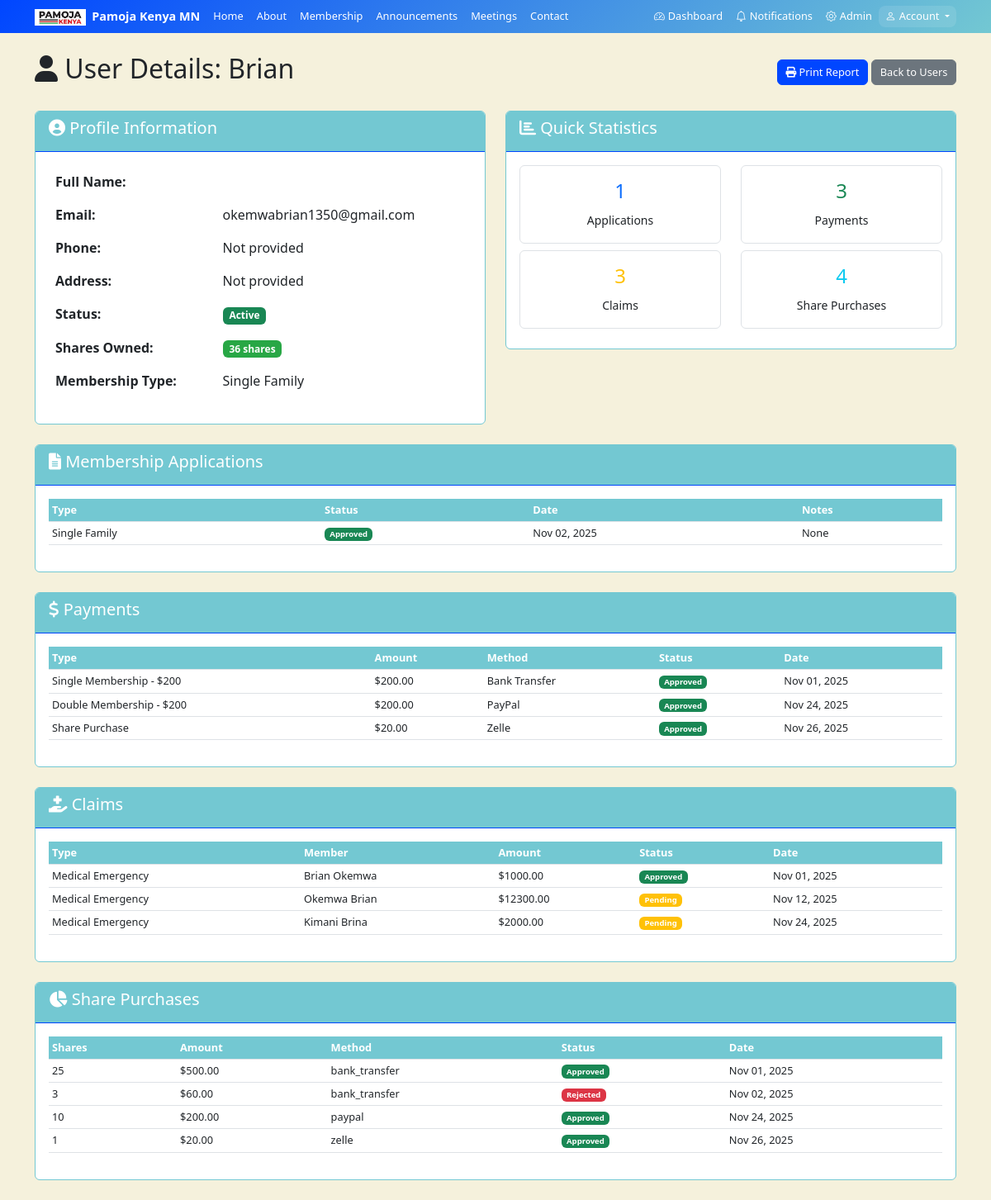
Page /user-details/1/ (signed in) on the earlier database version.
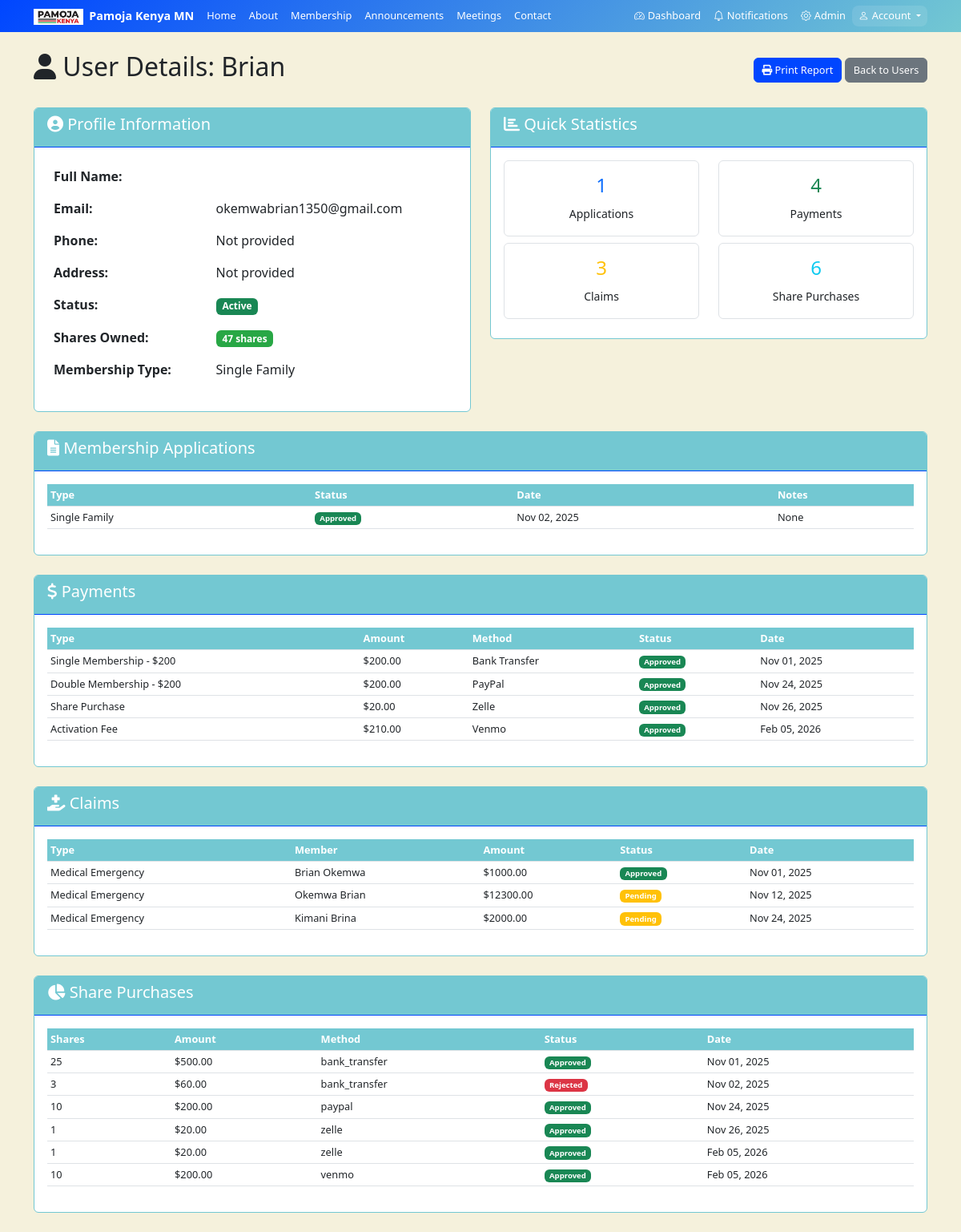
Same page on the later database version.
### main/models.py (models this page shows, shortened)
class UserProfile(models.Model):
    STATUS_CHOICES = [
        ('active', 'Active'),
        ('inactive', 'Inactive'),
        ('registered', 'Registered'),
    ]
    user = models.OneToOneField(User, on_delete=models.CASCADE)
    phone = models.CharField(max_length=20, blank=True)
    address = models.TextField(blank=True)
    city = models.CharField(max_length=100, blank=True)
    state = models.CharField(max_length=100, blank=True)
    zip_code = models.CharField(max_length=20, blank=True)
    emergency_contact_name = models.CharField(max_length=100, blank=True)
    emergency_contact_phone = models.CharField(max_length=20, blank=True)
    shares_owned = models.IntegerField(default=0)
    membership_type = models.CharField(max_length=20, blank=True)
    status = models.CharField(max_length=20, choices=STATUS_CHOICES, default='registered')
    is_deactivated = models.BooleanField(default=False)

class MembershipApplication(models.Model):
    APPLICATION_TYPES = [
        ('single', 'Single Family'),
        ('double', 'Double Family'),
    ]
    STATUS_CHOICES = [
        ('pending', 'Pending'),
        ('approved', 'Approved'),
        ('rejected', 'Rejected'),
    ]
    user = models.ForeignKey(User, on_delete=models.CASCADE)
    application_type = models.CharField(max_length=10, choices=APPLICATION_TYPES)
    first_name = models.CharField(max_length=100)
    middle_name = models.CharField(max_length=100, blank=True)
    last_name = models.CharField(max_length=100)
    email = models.EmailField()
    address = models.TextField()
    phone_main = models.CharField(max_length=20)
    minnesota_id = models.FileField(upload_to='ids/')
    spouse = models.CharField(max_length=100, blank=True)
    spouse_phone = models.CharField(max_length=20, blank=True)
    authorized_rep = models.CharField(max_length=100, blank=True)
    child_1 = models.CharField(max_length=100, blank=True)
    child_2 = models.CharField(max_length=100, blank=True)
    child_3 = models.CharField(max_length=100, blank=True)
    child_4 = models.CharField(max_length=100, blank=True)
    child_5 = models.CharField(max_length=100, blank=True)
    parent_1 = models.CharField(max_length=100, blank=True)
    parent_2 = models.CharField(max_length=100, blank=True)
    sibling_1 = models.CharField(max_length=100, blank=True)
    sibling_2 = models.CharField(max_length=100, blank=True)
    status = models.CharField(max_length=10, choices=STATUS_CHOICES, default='pending')
    admin_notes = models.TextField(blank=True)
    created_at = models.DateTimeField(auto_now_add=True)
    updated_at = models.DateTimeField(auto_now=True)

class Payment(models.Model):
    PAYMENT_TYPES = [
        ('activation_fee', 'Activation Fee'),
        ('membership_single', 'Single Membership - $200'),
        ('membership_double', 'Double Membership - $200'),
        ('shares', 'Share Purchase'),
        ('other', 'Other'),
    ]
    PAYMENT_METHODS = [
        ('paypal', 'PayPal'),
        ('venmo', 'Venmo'),
        ('zelle', 'Zelle'),
        ('debit_card', 'Debit Card'),
        ('credit_card', 'Credit Card'),
        ('bank_transfer', 'Bank Transfer'),
        ('cash', 'Cash'),
    ]
    STATUS_CHOICES = [
        ('pending', 'Pending'),
        ('approved', 'Approved'),
        ('rejected', 'Rejected'),
    ]
    user = models.ForeignKey(User, on_delete=models.CASCADE)
    payment_type = models.CharField(max_length=20, choices=PAYMENT_TYPES)
    amount = models.DecimalField(max_digits=10, decimal_places=2)
    payment_method = models.CharField(max_length=20, choices=PAYMENT_METHODS)
    transaction_id = models.CharField(max_length=100, blank=True)
    description = models.TextField(blank=True)
    payment_proof = models.FileField(upload_to='payments/')
    status = models.CharField(max_length=10, choices=STATUS_CHOICES, default='pending')
    admin_notes = models.TextField(blank=True)
    created_at = models.DateTimeField(auto_now_add=True)
    updated_at = models.DateTimeField(auto_now=True)

class Claim(models.Model):
    CLAIM_TYPES = [
        ('death', 'Death Benefit'),
        ('medical', 'Medical Emergency'),
        ('education', 'Education Support'),
        ('emergency', 'Emergency Assistance'),
    ]
    RELATIONSHIPS = [
        ('self', 'Self'),
        ('spouse', 'Spouse'),
        ('child', 'Child'),
        ('parent', 'Parent'),
        ('sibling', 'Sibling'),
    ]
    STATUS_CHOICES = [
        ('pending', 'Pending'),
        ('approved', 'Approved'),
        ('rejected', 'Rejected'),
    ]
    user = models.ForeignKey(User, on_delete=models.CASCADE)
    claim_type = models.CharField(max_length=20, choices=CLAIM_TYPES)
    member_name = models.CharField(max_length=100)
    relationship = models.CharField(max_length=20, choices=RELATIONSHIPS)
    incident_date = models.DateField()
    amount_requested = models.DecimalField(max_digits=10, decimal_places=2)
    description = models.TextField()
    supporting_documents = models.FileField(upload_to='claims/', blank=True)
    status = models.CharField(max_length=10, choices=STATUS_CHOICES, default='pending')
    admin_notes = models.TextField(blank=True)
    created_at = models.DateTimeField(auto_now_add=True)
    updated_at = models.DateTimeField(auto_now=True)

class Share(models.Model):
    STATUS_CHOICES = [
        ('pending', 'Pending'),
        ('approved', 'Approved'),
        ('rejected', 'Rejected'),
    ]
    user = models.ForeignKey(User, on_delete=models.CASCADE)
    shares_purchased = models.IntegerField()
    amount = models.DecimalField(max_digits=10, decimal_places=2)
    payment_method = models.CharField(max_length=50)
    transaction_id = models.CharField(max_length=100, blank=True)
    notes = models.TextField(blank=True)
    payment_proof = models.FileField(upload_to='shares/')
    status = models.CharField(max_length=10, choices=STATUS_CHOICES, default='pending')
    admin_notes = models.TextField(blank=True)
    created_at = models.DateTimeField(auto_now_add=True)
    updated_at = models.DateTimeField(auto_now=True)

### main/views.py (the view)
# urls.py: path('user-details/<int:user_id>/', views.user_details, name='user_details'),
@login_required
def user_details(request, user_id):
    if not request.user.is_staff:
        return redirect('user_dashboard')
    try:
        profile = UserProfile.objects.get(user_id=user_id)
        applications = MembershipApplication.objects.filter(user_id=user_id)
        payments = Payment.objects.filter(user_id=user_id)
        claims = Claim.objects.filter(user_id=user_id)
        shares = Share.objects.filter(user_id=user_id)
        approved_app = applications.filter(status='approved').first()
        membership_type = approved_app.get_application_type_display() if approved_app else 'None'
        context = {
            'profile': profile,
            'applications': applications,
            'payments': payments,
            'claims': claims,
            'shares': shares,
            'membership_type': membership_type
        }
        return render(request, 'main/user_details.html', context)
    except UserProfile.DoesNotExist:
        messages.error(request, 'User not found.')
        return redirect('manage_users')

### main/templates/main/user_details.html (shortened to what the changed rows need)
{% extends 'main/base.html' %}
{% block content %}
<div class="container mt-4">
    <div class="d-flex justify-content-between align-items-center mb-4">
        <h2><i class="fas fa-user"></i> User Details: {{ profile.user.username }}</h2>
        <div>
            <button onclick="window.print()" class="btn btn-primary">
            </button>
            <a href="{% url 'manage_users' %}" class="btn btn-secondary">Back to Users</a>
        </div>
    </div>
    <div class="row">
        <div class="col-md-6">
            <div class="card mb-4">
                <div class="card-body">
                    <table class="table table-borderless">
                        <tr>
                            <td><strong>Email:</strong></td>
                            <td>{{ profile.user.email }}</td>
                        </tr>
                        <tr>
                            <td><strong>Phone:</strong></td>
                            <td>{{ profile.phone|default:"Not provided" }}</td>
                        </tr>
                        <tr>
                            <td><strong>Address:</strong></td>
                            <td>{{ profile.address|default:"Not provided" }}</td>
                        </tr>
                        <tr>
                            <td>
                                <span class="badge {% if profile.status == 'active' %}bg-success{% elif profile.status == 'inactive' %}bg-danger{% else %}bg-warning{% endif %}">
                                    {{ profile.get_status_display }}
                                </span>
                            </td>
                        </tr>
                        <tr>
                            <td>
                                <span class="badge" style="background-color:
                                    {% if profile.shares_owned <= 20 %}#dc3545{% elif profile.shares_owned < 25 %}#ffc107{% else %}#28a745{% endif %};">
                                    {{ profile.shares_owned }} shares
                                </span>
                            </td>
                        </tr>
                    </table>
                </div>
            </div>
        </div>
        <div class="col-md-6">
            <div class="card mb-4">
                <div class="card-body">
                    <div class="row text-center">
                        <div class="col-6">
                            <div class="border rounded p-3 mb-2">
                                <h4 class="text-success">{{ payments.count }}</h4>
                                <small>Payments</small>
                            </div>
                        </div>
                        <div class="col-6">
                            <div class="border rounded p-3 mb-2">
                                <h4 class="text-info">{{ shares.count }}</h4>
                                <small>Share Purchases</small>
                            </div>
                        </div>
                    </div>
                </div>
            </div>
        </div>
    </div>
    <div class="card mb-4">
        <div class="card-body">
            {% if applications %}
            <div class="table-responsive">
                <table class="table table-sm">
                    <thead>
                        <tr>
                            <th>Type</th>
                            <th>Status</th>
                            <th>Date</th>
                            <th>Notes</th>
                        </tr>
                    </thead>
                    <tbody>
                        {% for app in applications %}
                        <tr>
                            <td>{{ app.get_application_type_display }}</td>
                            <td>
                                <span class="badge {% if app.status == 'approved' %}bg-success{% elif app.status == 'rejected' %}bg-danger{% else %}bg-warning{% endif %}">
                                    {{ app.get_status_display }}
                                </span>
                            </td>
                            <td>{{ app.created_at|date:"M d, Y" }}</td>
                            <td>{{ app.admin_notes|default:"None" }}</td>
                        </tr>
                        {% endfor %}
                    </tbody>
                </table>
            </div>
            {% else %}
            <p class="text-muted">No applications found.</p>
            {% endif %}
        </div>
    </div>
    <div class="card mb-4">
        <div class="card-body">
            {% if payments %}
            <div class="table-responsive">
                <table class="table table-sm">
                    <thead>
                        <tr>
                            <th>Type</th>
                            <th>Amount</th>
                            <th>Method</th>
                            <th>Status</th>
                            <th>Date</th>
                        </tr>
                    </thead>
                    <tbody>
                        {% for payment in payments %}
                        <tr>
                            <td>{{ payment.get_payment_type_display }}</td>
                            <td>${{ payment.amount }}</td>
                            <td>{{ payment.get_payment_method_display }}</td>
                            <td>
                                <span class="badge {% if payment.status == 'approved' %}bg-success{% elif payment.status == 'rejected' %}bg-danger{% else %}bg-warning{% endif %}">
                                    {{ payment.get_status_display }}
                                </span>
                            </td>
                            <td>{{ payment.created_at|date:"M d, Y" }}</td>
                        </tr>
                        {% endfor %}
                    </tbody>
                </table>
            </div>
            {% else %}
            <p class="text-muted">No payments found.</p>
            {% endif %}
        </div>
    </div>
    <div class="card mb-4">
        <div class="card-body">
            {% if claims %}
            <div class="table-responsive">
                <table class="table table-sm">
                    <thead>
                        <tr>
                            <th>Type</th>
                            <th>Member</th>
                            <th>Amount</th>
                            <th>Status</th>
                            <th>Date</th>
                        </tr>
                    </thead>
                    <tbody>
                        {% for claim in claims %}
                        <tr>
                            <td>{{ claim.get_claim_type_display }}</td>
                            <td>{{ claim.member_name }}</td>
                            <td>${{ claim.amount_requested }}</td>
                            <td>
                                <span class="badge {% if claim.status == 'approved' %}bg-success{% elif claim.status == 'rejected' %}bg-danger{% else %}bg-warning{% endif %}">
                                    {{ claim.get_status_display }}
                                </span>
                            </td>
                            <td>{{ claim.created_at|date:"M d, Y" }}</td>
                        </tr>
                        {% endfor %}
                    </tbody>
                </table>
            </div>
            {% else %}
            <p class="text-muted">No claims found.</p>
            {% endif %}
        </div>
    </div>
    <div class="card mb-4">
        <div class="card-body">
            {% if shares %}
            <div class="table-responsive">
                <table class="table table-sm">
                    <thead>
                        <tr>
                            <th>Shares</th>
                            <th>Amount</th>
                            <th>Method</th>
                            <th>Status</th>
                            <th>Date</th>
                        </tr>
                    </thead>
                    <tbody>
                        {% for share in shares %}
                        <tr>
                            <td>{{ share.shares_purchased }}</td>
                            <td>${{ share.amount }}</td>
                            <td>{{ share.payment_method }}</td>
                            <td>
                                <span class="badge {% if share.status == 'approved' %}bg-success{% elif share.status == 'rejected' %}bg-danger{% else %}bg-warning{% endif %}">
                                    {{ share.get_status_display }}
                                </span>
                            </td>
                            <td>{{ share.created_at|date:"M d, Y" }}</td>
                        </tr>
                        {% endfor %}
                    </tbody>
                </table>
            </div>
            {% else %}
            <p class="text-muted">No share purchases found.</p>
            {% endif %}
        </div>
    </div>
</div>
{% endblock %}

Differences in the rows shown:
changed UserProfile "Not provided": shares_owned "36" → "47"
added Payment: payment_type "Activation Fee", amount "210.00", payment_method "Venmo", status "Approved", created_at "Feb 05, 2026"
added Share: shares_purchased "1", amount "20.00", payment_method "zelle", status "Approved", created_at "Feb 05, 2026"
added Share: shares_purchased "10", amount "200.00", payment_method "venmo", status "Approved", created_at "Feb 05, 2026"
Other differences:
{{ payments.count }}: "3" → "4"
{{ shares.count }}: "4" → "6"
